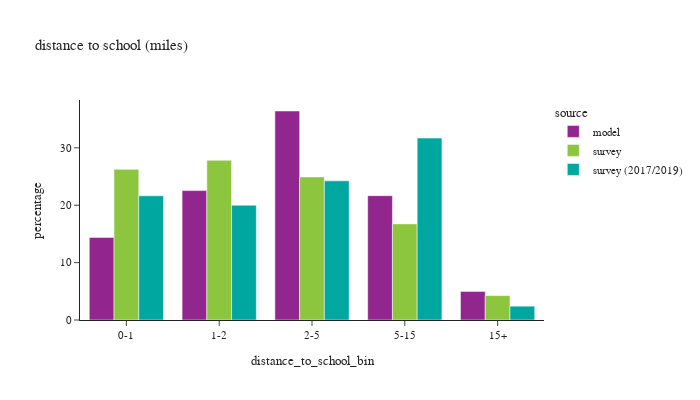

The notebook cell this image was saved under:
### Code cell
def plot_distance(df:pd.DataFrame, group:str, title_name:str):

    count = df.loc[(df['source']=='model') & (df[group]),['distance_to_school_bin']].value_counts()
    # print(f"model person count =\n"
    #       f"{count.sort_values()}")

    # plot1
    df_plot = df.loc[(df[group]) & (df['distance_to_school_bin'] != float('nan'))].groupby(['source','distance_to_school_bin'])['psexpfac'].sum().reset_index()
    df_plot['percentage'] = df_plot.groupby(['source'], group_keys=False)['psexpfac'].\
            apply(lambda x: 100 * x / float(x.sum()))
    # df_plot
    #
    fig1 = px.bar(df_plot, x='distance_to_school_bin', y="percentage", color="source", barmode="group",
                  title=title_name)
    fig1.for_each_annotation(lambda a: a.update(text = a.text.split("=")[-1]))
    fig1.update_layout(height=400, width=700, font=dict(size=11))
    fig1.show()

    # # plot2
    df_plot = df.loc[(df[group]) & (df['d_school_bin_60mi'].notna())].groupby(['source','d_school_bin_60mi'])['psexpfac'].sum().reset_index()
    df_plot['percentage'] = df_plot.groupby(['source'], group_keys=False)['psexpfac'].\
                apply(lambda x: 100 * x / float(x.sum()))
    # df_plot
    #
    fig2 = px.line(df_plot, x='d_school_bin_60mi', y="percentage", color="source",
                   title=title_name)
    fig2.for_each_annotation(lambda a: a.update(text = a.text.split("=")[-1]))
    fig2.update_layout(height=400, width=700, font=dict(size=11))
    fig2.show()

# distance to work
plot_distance(df_students,'pstyp',"distance to school (miles)")

### Figure 1 — Plotly figure (JSON) as saved in the notebook; plotly's stock layout.template omitted (floating-point values rounded to 4 significant figures)
{"data": [{"alignmentgroup": "True", "hovertemplate": "source=model<br>distance_to_school_bin=%{x}<br>percentage=%{y}<extra></extra>", "legendgroup": "model", "marker": {"color": "#91268F", "pattern": {"shape": ""}}, "name": "model", "offsetgroup": "model", "orientation": "v", "showlegend": true, "textposition": "auto", "type": "bar", "x": ["0-1", "1-2", "2-5", "5-15", "15+"], "xaxis": "x", "y": [14.39, 22.55, 36.42, 21.67, 4.976], "yaxis": "y"}, {"alignmentgroup": "True", "hovertemplate": "source=survey<br>distance_to_school_bin=%{x}<br>percentage=%{y}<extra></extra>", "legendgroup": "survey", "marker": {"color": "#8CC63E", "pattern": {"shape": ""}}, "name": "survey", "offsetgroup": "survey", "orientation": "v", "showlegend": true, "textposition": "auto", "type": "bar", "x": ["0-1", "1-2", "2-5", "5-15", "15+"], "xaxis": "x", "y": [26.24, 27.83, 24.93, 16.75, 4.257], "yaxis": "y"}, {"alignmentgroup": "True", "hovertemplate": "source=survey (2017/2019)<br>distance_to_school_bin=%{x}<br>percentage=%{y}<extra></extra>", "legendgroup": "survey (2017/2019)", "marker": {"color": "#00A7A0", "pattern": {"shape": ""}}, "name": "survey (2017/2019)", "offsetgroup": "survey (2017/2019)", "orientation": "v", "showlegend": true, "textposition": "auto", "type": "bar", "x": ["0-1", "1-2", "2-5", "5-15", "15+"], "xaxis": "x", "y": [21.64, 20.0, 24.25, 31.7, 2.409], "yaxis": "y"}], "layout": {"barmode": "group", "font": {"size": 11}, "height": 400, "legend": {"title": {"text": "source"}, "tracegroupgap": 0}, "title": {"text": "distance to school (miles)"}, "width": 700, "xaxis": {"anchor": "y", "domain": [0.0, 1.0], "title": {"text": "distance_to_school_bin"}}, "yaxis": {"anchor": "x", "domain": [0.0, 1.0], "title": {"text": "percentage"}}}}
